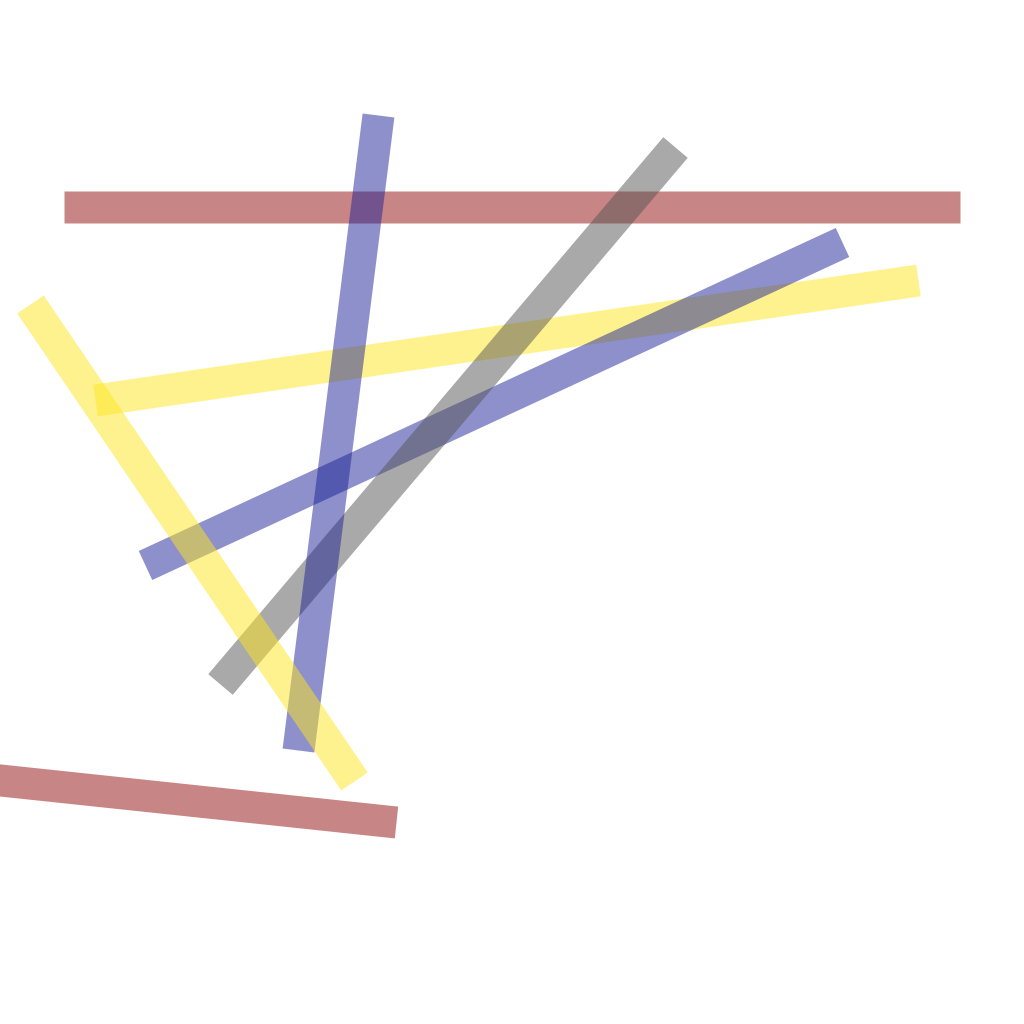
Frame 1 (no input)
Frame 60 (the mouse pressed at the canvas centre just before this capture): identical to frame 1, image omitted
Frame 120 (the mouse held since frame 60 and released just before this capture): identical to frame 1, image omitted

The Processing sketch that drew this single still picture (run headless with seeded random() and noise(); from frame 60 on, the mouse is pressed at the canvas centre):

// Processing sketch: demo_240223a_variables
// ── demo_240223a_variables.pde
void setup(){
  size(1024, 1024);
  strokeWeight(32);
  strokeCap(SQUARE);
}

void draw(){
  background(255);
  
  color crimson = color(#920b0b, 128);
  color marigold = color(#fee61d, 128);
  color sapphire = color(#1c2196, 128);
  color onyx = color(#565353, 128);
  
  // 1 + 2: declare and initialize
  int leftMargin = 64;
  int rightMargin = width - 64;
  int leftMarginStep = 32;
  int rightMarginStep = -32;
  int spaceBetweenLines = 207;
  float rotation = 0;
  float rotationStep = TAU * -0.023;
  
  //println("leftMargin: " + leftMargin);
  
  stroke(crimson);
  translate(0, spaceBetweenLines);
  rotate(rotation);
  line(leftMargin, 0, rightMargin, 0);
  leftMargin += leftMarginStep;
  rightMargin += rightMarginStep;
  rotation += rotationStep;
  
  stroke(marigold);
  translate(0, spaceBetweenLines);
  rotate(rotation);
  line(leftMargin, 0, rightMargin, 0);
  leftMargin += leftMarginStep;
  rightMargin += rightMarginStep;
  rotation += rotationStep;
  
  stroke(sapphire);
  translate(0, spaceBetweenLines);
  rotate(rotation);
  line(leftMargin, 0, rightMargin, 0);
  leftMargin += leftMarginStep;
  rightMargin += rightMarginStep;
  rotation += rotationStep;
  
  stroke(onyx);
  translate(0, spaceBetweenLines);
  rotate(rotation);
  line(leftMargin, 0, rightMargin, 0);
  leftMargin += leftMarginStep;
  rightMargin += rightMarginStep;
  rotation += rotationStep;
  
  stroke(sapphire);
  translate(0, spaceBetweenLines);
  rotate(rotation);
  line(leftMargin, 0, rightMargin, 0);
  leftMargin += leftMarginStep;
  rightMargin += rightMarginStep;
  rotation += rotationStep;
  
  stroke(marigold);
  translate(0, spaceBetweenLines);
  rotate(rotation);
  line(leftMargin, 0, rightMargin, 0);
  leftMargin += leftMarginStep;
  rightMargin += rightMarginStep;
  rotation += rotationStep;
  
  stroke(crimson);
  translate(0, spaceBetweenLines);
  rotate(rotation);
  line(leftMargin, 0, rightMargin, 0);
  leftMargin += leftMarginStep;
  rightMargin += rightMarginStep;
  rotation += rotationStep;
  
  if(frameCount == 1){
    String filename = "";
    filename += hex(crimson) + "_";
    filename += hex(marigold) + "_";
    filename += hex(sapphire) + "_";
    filename += hex(onyx);
    save(filename + ".png");
    println("saved as " + filename + ".png");
  }
  
}
